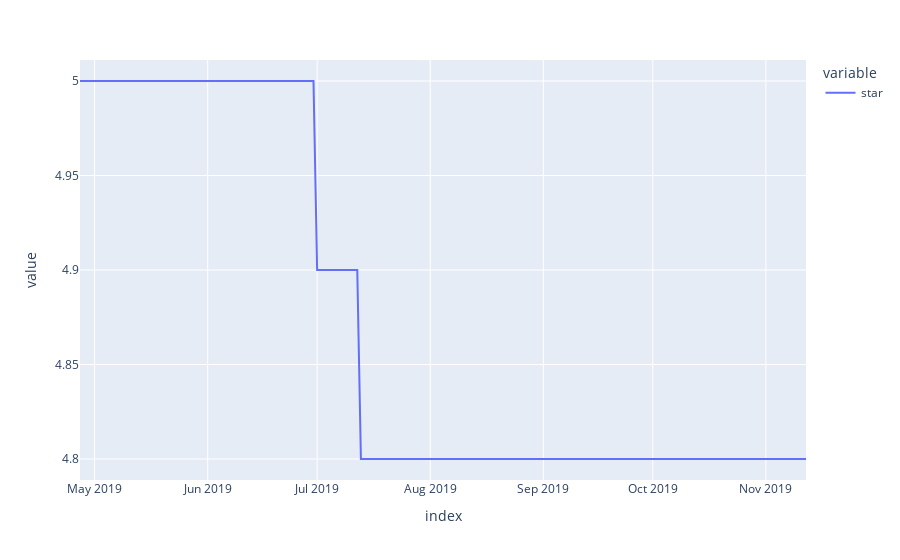

Write notebook code for a chart like this one.
### Code cell
new_df3.plot()

### Figure 1 — Plotly figure (JSON) as saved in the notebook; plotly's stock layout.template omitted (floating-point values rounded to 4 significant figures; data arrays with more than 128 entries replaced by an {"elided": "..."} marker saying what was removed)
{"data": [{"hovertemplate": "variable=star<br>index=%{x}<br>value=%{y}<extra></extra>", "legendgroup": "star", "line": {"color": "#636efa", "dash": "solid"}, "mode": "lines", "name": "star", "orientation": "v", "showlegend": true, "type": "scatter", "x": {"elided": "200 str values"}, "xaxis": "x", "y": {"elided": "200 float values"}, "yaxis": "y"}], "layout": {"legend": {"title": {"text": "variable"}, "tracegroupgap": 0}, "margin": {"t": 60}, "xaxis": {"anchor": "y", "domain": [0, 1], "title": {"text": "index"}}, "yaxis": {"anchor": "x", "domain": [0, 1], "title": {"text": "value"}}}}
